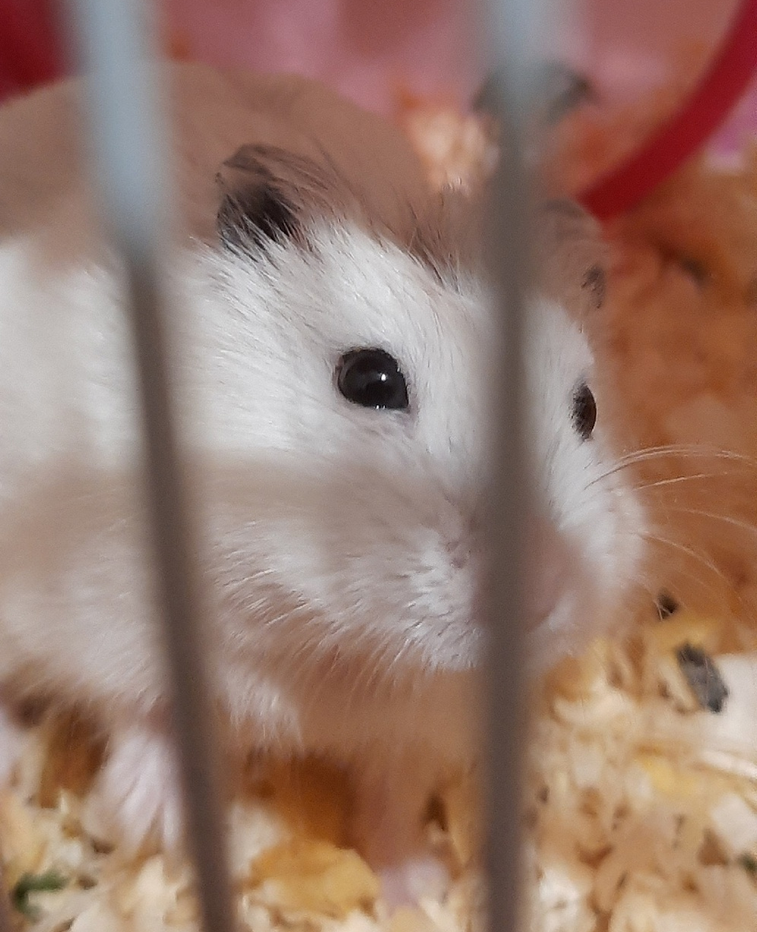
#> input picture lab1/images/img1.bmp, 757 x 932 px, shrunk from 996 x 1227 before the run, given in place of the camera
$ python t3_morphological_transformations.py
#> lines starting #> are read from the running program, lines starting #| are printed output that depends on the picture; after the words box and inside, x2 and y2 are one past the last pixel; in counts of white or black regions, pixels touching at a corner belong together
import cv2
import numpy as np
import sys

COLOR_RED = 0
COLOR_GREEN = 1
COLOR_BLUE = 2

red_bounds = (np.array([162, 52, 46]), np.array([179, 255, 255]))
green_bounds = (np.array([39, 20, 38]), np.array([88, 255, 255]))
blue_bounds = (np.array([102, 68, 89]), np.array([120, 255, 255]))


def get_color_mask(frame, color):
    if color == COLOR_RED:
        return cv2.inRange(frame, *red_bounds)
    elif color == COLOR_BLUE:
        return cv2.inRange(frame, *blue_bounds)
    elif color == COLOR_GREEN:
        return cv2.inRange(frame, *green_bounds)
    else:
        return np.zeros_like(frame[:, :, 0])


cap = cv2.VideoCapture(0)
if not cap.isOpened():
    print("Не удалось открыть камеру")
    sys.exit(-1)

selected_color = COLOR_RED
kernel = np.ones((5, 5), np.uint8)

while True:
    ret, frame = cap.read()
#> frame is the input picture: shape (932, 757, 3); mean B, G, R 109.6, 122.6, 152.9
    if not ret:
        print("Ошибка при получении кадра")
        break

    hsv_frame = cv2.cvtColor(frame, cv2.COLOR_BGR2HSV)
#> hsv_frame: shape (932, 757, 3); mean H, S, V 31.5, 78.4, 153.3
    color_mask = get_color_mask(hsv_frame, selected_color)
#> in get_color_mask, `return cv2.inRange(frame, *red_bounds)`:
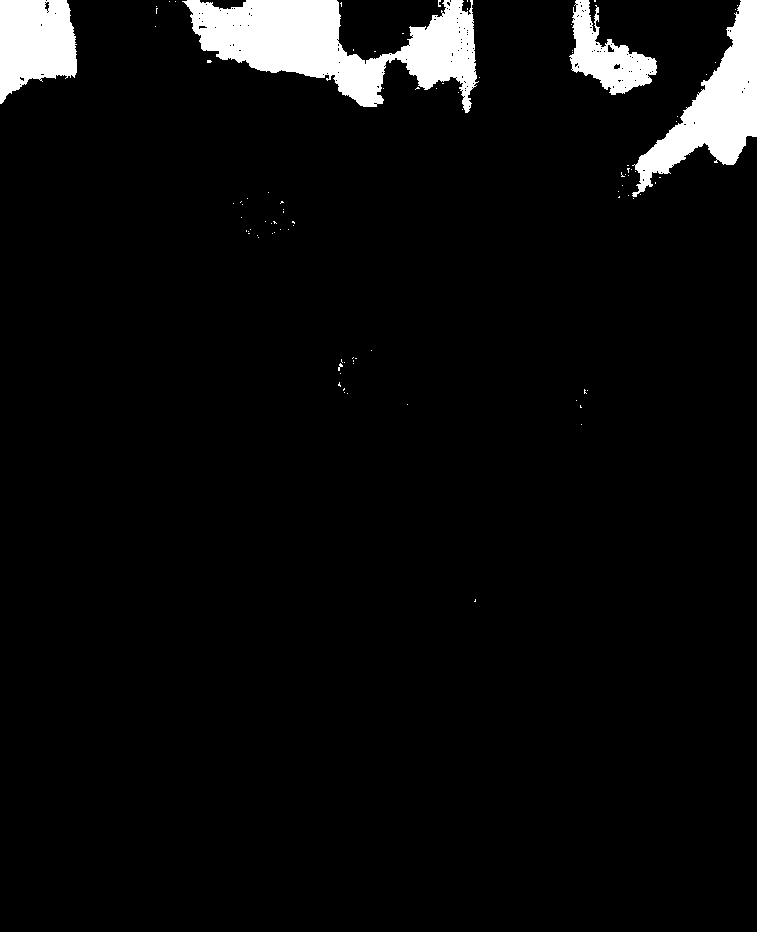
#> returned value: shape (932, 757); 5% white; 93 white regions (89 under 20 px), largest, box (x1, y1, x2, y2) and area: (182, 0, 479, 113) 16428, (632, 0, 757, 197) 8890, (0, 0, 77, 104) 6086, (569, 0, 657, 95) 3761

    opening = cv2.morphologyEx(color_mask, cv2.MORPH_OPEN, kernel)
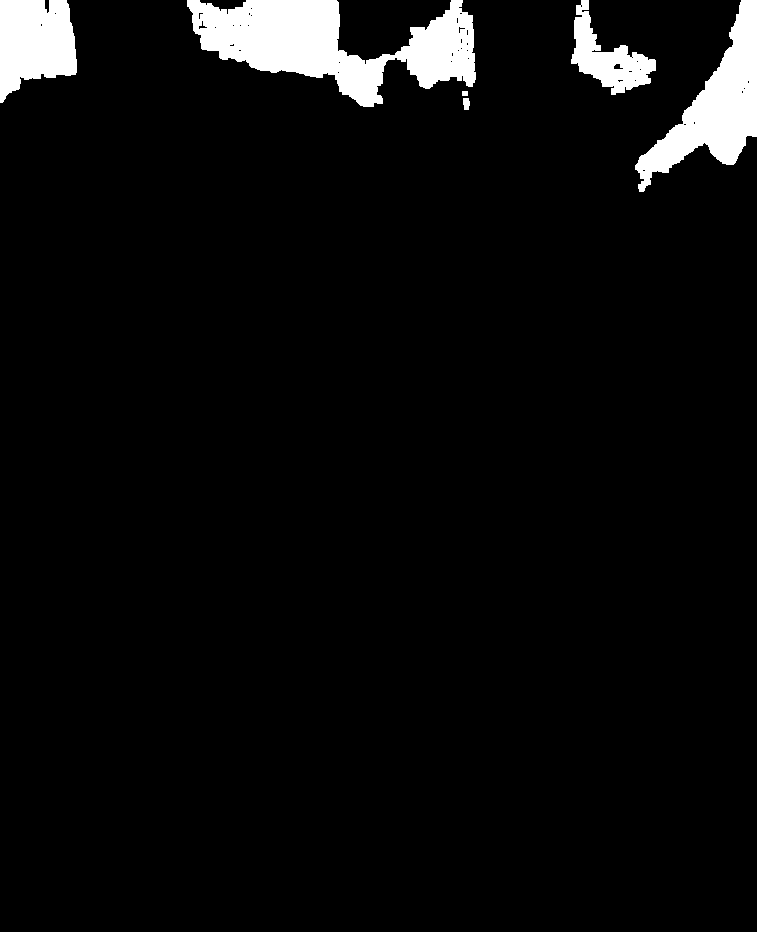
#> opening: shape (932, 757); 4.8% white; 6 white regions, box (x1, y1, x2, y2) and area: (187, 0, 476, 107) 15771, (635, 0, 757, 192) 8719, (0, 0, 77, 103) 5986, (571, 0, 656, 95) 3305, (463, 98, 470, 110) 72, (462, 91, 468, 96) 30
    closing = cv2.morphologyEx(color_mask, cv2.MORPH_CLOSE, kernel)
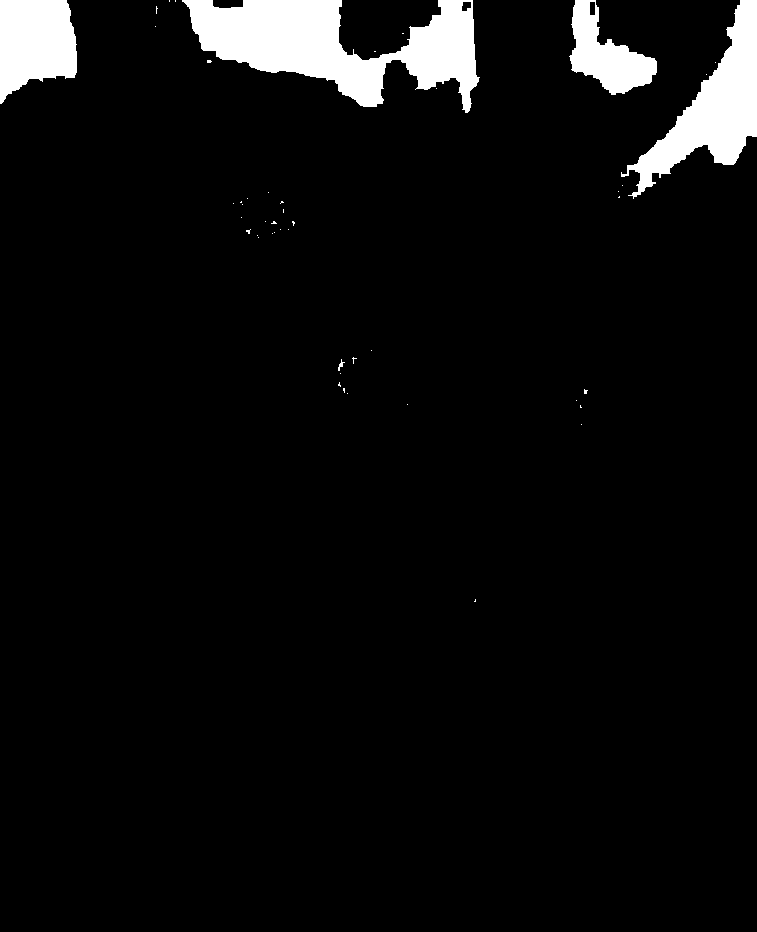
#> closing: shape (932, 757); 5.2% white; 48 white regions (43 under 20 px), largest, box (x1, y1, x2, y2) and area: (182, 0, 480, 113) 16994, (621, 0, 757, 199) 9182, (0, 0, 77, 104) 6177, (569, 0, 657, 95) 4061, (338, 359, 345, 371) 30

    opened_output = cv2.bitwise_and(frame, frame, mask=opening)
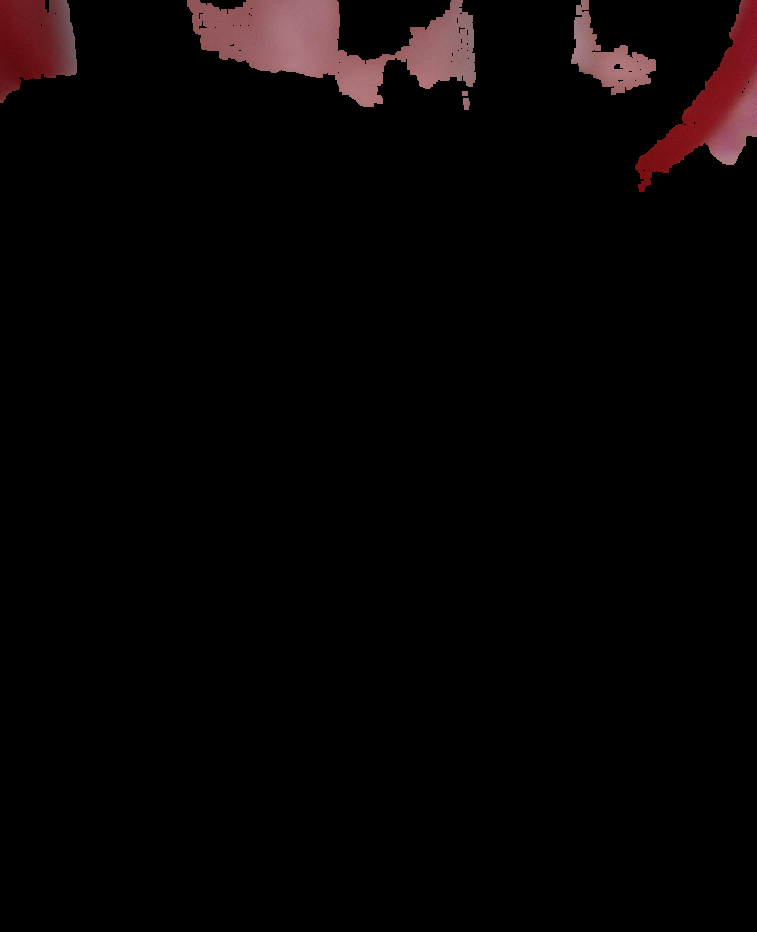
#> opened_output: shape (932, 757, 3); mean B, G, R 3.9, 3.6, 6.9
    closed_output = cv2.bitwise_and(frame, frame, mask=closing)

    cv2.imshow('Original Image', frame)
    cv2.imshow('Opened Image (Noise Removed)', opened_output)
    cv2.imshow('Closed Image (Gaps Filled)', closed_output)

    key = cv2.waitKey(1) & 0xFF
#> (key q is pressed here)
    if key == ord('q'):
        break
    elif key == ord('r'):
        selected_color = COLOR_RED
    elif key == ord('g'):
        selected_color = COLOR_GREEN
    elif key == ord('b'):
        selected_color = COLOR_BLUE

# Освобождение ресурсов
cap.release()
cv2.destroyAllWindows()
